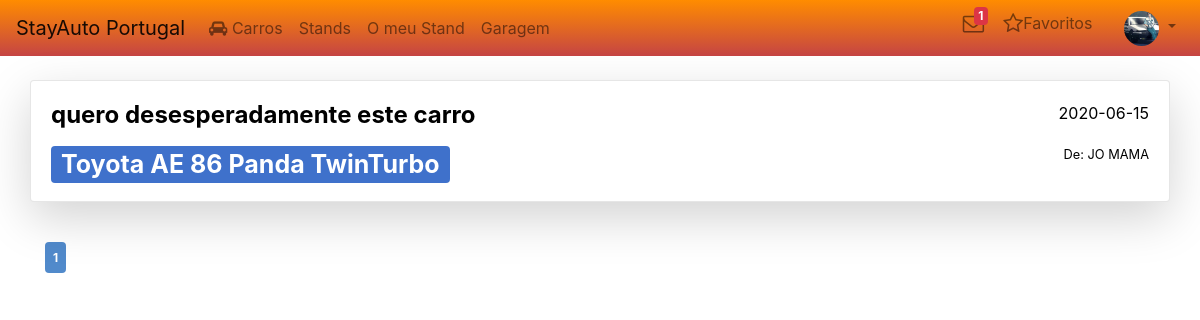
The page /User/Messages.php (signed in) on the database as committed earlier.
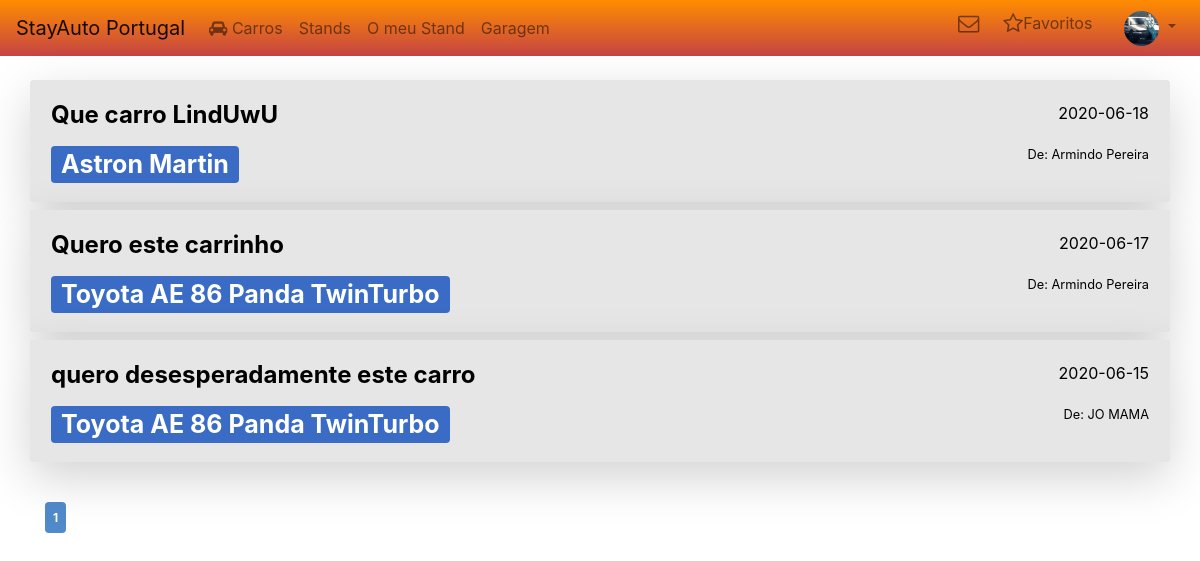
The same page on the database as committed later.
### tables this page shows
CREATE TABLE `users` (
  `User_Id` int(11) NOT NULL,
  `Name` varchar(50) NOT NULL,
  `Email` varchar(90) NOT NULL,
  `Phone` varchar(10) NOT NULL,
  `Profile` int(11) NOT NULL,
  `Password` varchar(64) NOT NULL,
  `Banner` varchar(100) DEFAULT NULL,
  `Badge` varchar(100) DEFAULT NULL,
  `createdAccount` datetime NOT NULL DEFAULT CURRENT_TIMESTAMP,
  `updateAccount` datetime DEFAULT NULL ON UPDATE CURRENT_TIMESTAMP
);

CREATE TABLE `messages` (
  `Message_Id` int(11) NOT NULL,
  `User_Id` int(11) NOT NULL,
  `Receiver_Id` int(11) NOT NULL,
  `License_Plate` varchar(20) NOT NULL,
  `Title` varchar(100) NOT NULL,
  `Message` varchar(5000) NOT NULL,
  `Neg_Price` int(11) DEFAULT NULL,
  `Accept_Neg_Price` int(11) NOT NULL DEFAULT '0',
  `Viewed` int(11) NOT NULL DEFAULT '0',
  `CreatedMessage` datetime NOT NULL DEFAULT CURRENT_TIMESTAMP
);

CREATE TABLE `cars` (
  `License_Plate` varchar(20) NOT NULL,
  `Stand_Id` int(11) NOT NULL,
  `Kms` int(11) NOT NULL,
  `Year` year(4) NOT NULL,
  `Type_Gear` int(11) NOT NULL,
  `Brand` varchar(50) NOT NULL,
  `Model` varchar(80) NOT NULL,
  `Type_Fuel` int(11) NOT NULL,
  `Price` double NOT NULL,
  `Description` varchar(5000) NOT NULL,
  `State` int(11) NOT NULL DEFAULT '1',
  `Views` int(11) DEFAULT '0',
  `Card_Image` int(11) DEFAULT NULL,
  `CreatedCar` datetime NOT NULL DEFAULT CURRENT_TIMESTAMP,
  `UpdatedCar` datetime DEFAULT NULL ON UPDATE CURRENT_TIMESTAMP
);

### assets/user_info.php (called while the page is built, shortened)
<?php
function returnUser($id, $con)
{
    if (isset($id)) {
        $sql = "SELECT * FROM Users WHERE User_Id = '$id'";
        $Result = $con->query($sql);
        if ($Result->num_rows == 1) {
            if ($row = $Result->fetch_array()) {
                return $row;
            }
        } else {
            return null;
        }
    } else {
        return null;
    }
}

### assets/message_user.php (called while the page is built, shortened)
<?php
function badgeNumNewMessages($id, $con)
{
    $sql = "SELECT COUNT(*) AS New_Messages FROM Messages WHERE Receiver_Id = $id AND Viewed = 0";
    $Result = $con->query($sql);
    if ($Result->num_rows  == 1) {
        if ($row = $Result->fetch_array()) {
            return $row;
        }
    } else return null;
}

### assets/stand_user.php (called while the page is built, shortened)
<?php
function returnPaginationMessages($id, $page, $num_rows_on_page, $con)
{
    $sql = "SELECT Message_Id, Name, Brand, Model, Title, CreatedMessage, Viewed FROM Messages M
    INNER JOIN Users U
    ON U.User_Id = M.User_Id
    INNER JOIN Cars C
    ON C.License_Plate = M.License_Plate WHERE Receiver_Id = $id ORDER BY CreatedMessage DESC LIMIT ?,?";
    if ($stmt = $con->prepare($sql)) {
        $calc_page = ($page - 1) * $num_rows_on_page;
        $stmt->bind_param('ii', $calc_page, $num_rows_on_page);
        $stmt->execute();
        $result = $stmt->get_result();
        while ($row = $result->fetch_assoc()) {
            $data[] = $row;
        }
        return $data;
    }
}

### User/Messages.php (the view, shortened to what this page needs)
<?php
include('../Public/config.php');
include('../assets/stand_user.php');
include("../assets/user_info.php");
include("../assets/message_user.php");
$id = $_SESSION["Id"];
$sql = "SELECT Message_Id, Name, Brand, Model, Title, CreatedMessage, Viewed FROM Messages M
INNER JOIN Users U
ON U.User_Id = M.User_Id
INNER JOIN Cars C
ON C.License_Plate = M.License_Plate WHERE Receiver_Id = $id";
$total_pages = $con->query($sql)->num_rows;
$page = isset($_GET['page']) && is_numeric($_GET['page']) ? $_GET['page'] : 1;
$num_rows_on_page = 7;
$Messages = returnPaginationMessages($id, $page, $num_rows_on_page, $con);
include("../layout/header.php");
include("../layout/menu.php");
?>
<div class="container">
    <div class="row mt-4">
        <?php if (isset($Messages)) : ?>
            <?php foreach ($Messages as $message) : ?>
                <?php $date = explode(" ", $message["CreatedMessage"]); ?>
                <div class="card shadow-lg mb-2" style="width: 100%;">
                    <a class="a-cars" href="View_Message.php?id=<?= urlencode(base64_encode($message["Message_Id"])) ?>">
                        <div class="card-body" <?= $message["Viewed"] == 1 ? 'style="background-color: #dededebd;"' : "" ?>>
                            <div class="row">
                                <div class="col">
                                    <h4><strong><?= $message["Title"] ?></strong></h4>
                                    <div class="div-car-message rounded mt-2">
                                        <span class="font-weight-bold" style="font-size:25px"><?= $message["Brand"] . " " . $message["Model"] ?></span>
                                    </div>
                                </div>
                                <div class="col text-right">
                                    <p><?= $date[0] ?></p>
                                    <p><small>De: <?= $message["Name"] ?></small></p>
                                </div>
                            </div>
                        </div>
                    </a>
                </div>
            <?php endforeach ?>
        <?php endif ?>
    </div>
    <?php if (ceil($total_pages / $num_rows_on_page) > 0) : ?>
        <ul class="pagination mt-4">
            <li class="currentpage"><a href="Messages.php?page=<?php echo $page ?>"><?php echo $page ?></a></li>
        </ul>
    <?php endif; ?>
</div>
<?php include("../layout/footer.php"); ?>

### layout/header.php (shortened to what this page needs)
<!DOCTYPE html>
<html lang="pt-PT">
<head>
    <link rel="stylesheet" href="<?php echo ROOT_PATH; ?>bootstrap/css/bootstrap.min.css">
    <link rel="stylesheet" href="<?php echo ROOT_PATH; ?>font-awesome/css/font-awesome.min.css">
</head>
<body>

### layout/menu.php (shortened to what this page needs)
<?php
if (isset($_SESSION['Id'])) {
    $row = returnUser($_SESSION['Id'], $con);
    if ($row['Badge'] != null) {
        $badge = ROOT_PATH . "Public/Images/User_Badge/" . $row["User_Id"] . "/" . $row["Badge"];
    } else {
        $badge = ROOT_PATH . "Public/Images/User_Badge/default_user_badge.jpg";
    }
    $messages = badgeNumNewMessages($_SESSION['Id'], $con);
}
?>
<nav class="navbar navbar-expand-lg navbar-light gradient-color">
    <a class="navbar-brand" href="<?= ROOT_PATH ?>index.php">StayAuto Portugal</a>
    <div class="collapse navbar-collapse" id="navbarSupportedContent">
        <ul class="navbar-nav mr-auto">
            <li class="nav-item">
                <a href="<?= ROOT_PATH ?>Car_Search.php" class="nav-link"><i class="fa fa-car"></i> Carros</a>
            </li>
            <li class="nav-item">
                <a href="<?= ROOT_PATH ?>Stand_Search.php" class="nav-link">Stands</a>
            </li>
            <?php
            if (isset($_SESSION['Profile']) && $_SESSION['Profile'] == '0') {
                echo '<li class="nav-item">
                        <a href="' . ROOT_PATH . 'User_Admin/Admin_Dashboard.php" class="nav-link">Dashbord</a>
                      </li>';
                echo '<li class="nav-item dropdown">
                        <a class="nav-link dropdown-toggle" id="navbarDropdown" role="button" data-toggle="dropdown" aria-haspopup="true" aria-expanded="false">
                            Gestão
                        </a>
                        <div class="dropdown-menu dropdown-menu-left" aria-labelledby="navbarDropdown">
                            <a class="dropdown-item" href="' . ROOT_PATH . 'User_Admin/Index_Users.php">Utilizadores</a>
                            <a class="dropdown-item text-danger" href="' . ROOT_PATH . 'User_Admin/Index_Ban.php">Denuncias</a>
                        </div>
                    </li>';
            } else if (isset($_SESSION['Profile']) && $_SESSION['Profile'] == '2') {
                echo '<li class="nav-item">
                        <a href="' . ROOT_PATH . 'User_Stand/Stand_Dashboard.php" class="nav-link">O meu Stand</a>
                    </li>';
                echo '<li class="nav-item">
                        <a href="' . ROOT_PATH . 'User_Stand/Garage.php" class="nav-link">Garagem</a>
                    </li>';
            }
            ?>
        </ul>
        <ul class="navbar-nav ml-auto">
            <?php if (isset($_SESSION['Id']) || !empty($_SESSION['Id'])) : ?>
                <li class="nav-item">
                    <a class="nav-link no-padding" type="button" href="<?=ROOT_PATH?>User/Messages.php">
                        <i class="fa fa-envelope-o fa-lg <?= $messages["New_Messages"] == 0 ? "mr-4" : "" ?>"></i>
                        <?php if ($messages["New_Messages"] > 0) : ?>
                            <span class="badge badge-danger badge-counter message-badge"><?= $messages["New_Messages"] ?></span>
                        <?php endif ?>
                    </a>
                </li>
            <?php endif ?>
            <li class="nav-item mr-4">
                <a class="nav-link no-padding" type="button">
                    <i class="fa fa-star-o fa-lg"></i>Favoritos
                </a>
            </li>
            <?php
            if (!isset($_SESSION['Id']) || empty($_SESSION['Id'])) {
                echo '<a href="' . ROOT_PATH . 'Login.php" class="nav-link" type="button" class="btn btn-primary"><i class="fa fa-sign-in"></i>Login</a>';
            } else {
                echo '<li class="nav-item dropdown">
                <a class="nav-link dropdown-toggle" id="navbarDropdown" role="button" data-toggle="dropdown" aria-haspopup="true" aria-expanded="false">
                    <img src="' . $badge . '" Class="rounded-circle text-center"/>
                </a>
                <div class="dropdown-menu dropdown-menu-right" aria-labelledby="navbarDropdown">
                    <a class="dropdown-item" href="' . ROOT_PATH . 'User/Profile.php">Perfil</a>
                    <div class="dropdown-divider"></div>
                    <a class="dropdown-item text-danger" href="' . ROOT_PATH . 'logout.php"><i class="fa fa-sign-out"></i>Logout</a>
                </div>
            </li>';
            }
            ?>
        </ul>
    </div>
</nav>

### layout/footer.php (shortened to what this page needs)
</body>
</html>

### layout/header.php (style rules this page uses)
.pagination { list-style-type: none; padding: 10px 0; display: inline-flex; justify-content: space-between; box-sizing: border-box; }
.pagination li { box-sizing: border-box; padding-right: 10px; }
.pagination li a { box-sizing: border-box; background-color: #e2e6e6; padding: 8px; text-decoration: none; font-size: 12px; font-weight: bold; color: #616872; border-radius: 4px; }
.pagination .currentpage a { background-color: #518acb; color: #fff; }
.a-cars { color: #000000; text-decoration: none !important; }
.card { border: 1px groove #8c8e8c38; }
.rounded-circle { object-fit: cover; Width: 35px; Height: 35px; }
.nav-link { padding: 0 0 0; }
.gradient-color { background-color: darkorange; background-image: linear-gradient(180deg, darkorange, #c54444); }
.div-car-message { position: absolute; background-color: #104ebfcc; color: white; padding-left: 10px; padding-right: 10px; }
.no-padding { padding: 0px 0px 0px !important; }
.message-badge { position: relative; right: 15px; bottom: 9px; }

Rows that differ between the two databases and show on the page:
added messages: Title "Que carro LindUwU", License_Plate.Brand "Astron", License_Plate.Model "Martin", CreatedMessage "2020-06-18", User_Id.Name "Armindo Pereira"
added messages: Title "Quero este carrinho", License_Plate.Brand "Toyota", License_Plate.Model "AE 86 Panda TwinTurbo", CreatedMessage "2020-06-17", User_Id.Name "Armindo Pereira"
changed messages "quero desesperadamente este carro": Viewed 0 → 1 (drawn)
Other text that changed with them:
$messages["New_Messages"]: "1" → (not shown)
